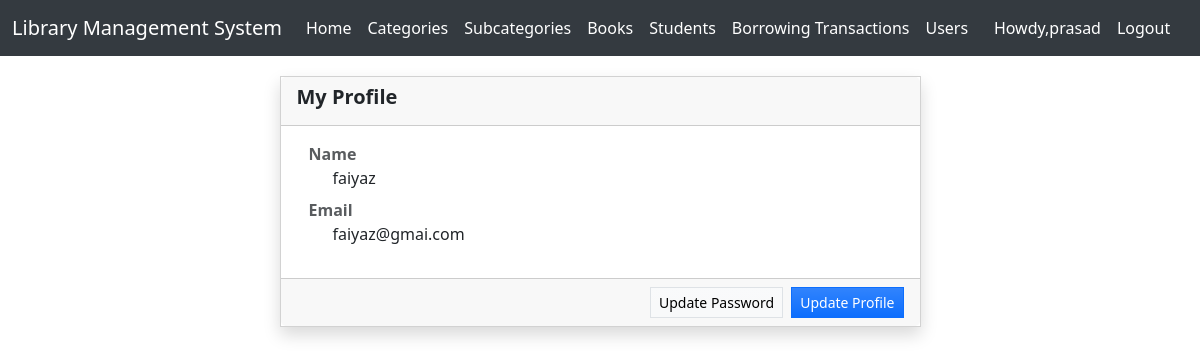
Screenshot of /profile/2/ (signed in) with the database file from the repository.
### authentication/models.py (models this page shows, shortened)
class CustomUser(AbstractUser):
    username=None
    name = models.CharField(max_length=100)
    email = models.EmailField(unique=True)
    USERNAME_FIELD = 'email'
    REQUIRED_FIELDS = ['name']
    objects = CustomUserManager()

### authentication/views.py (the view)
# urls.py: path('profile/<int:user_id>/',profile_page,name='profile'),
@login_required(login_url='/login/')
def profile_page(request,user_id):
    user=CustomUser.objects.get(id=user_id)
    context={'user':user}
    return render(request,'profile.html',context)

### authentication/templates/profile.html (shortened to what this page needs)
{% extends "base.html" %}
{% block start %}
<!DOCTYPE html>
<html lang="en">
<head>
    <link href="https://cdn.jsdelivr.net/npm/bootstrap@5.3.2/dist/css/bootstrap.min.css" rel="stylesheet">
</head>
<body>
<div class="container">
    <div class="row justify-content-center">
        <div class="col-lg-7 col-md-10 col-sm-12 col-xs-12">
            <div class="card shadow rounded-0">
                <div class="card-header">
                    <div class="h5 card-title fw-bold">My Profile</div>
                </div>
                <div class="card-body">
                    <div class="container-fluid">
                        <div class="row">
                            <div class="col-md-8">
                                <dl>
                                    <dt class="text-muted">Name</dt>
                                    <dd class="ps-4">{{ user.name }}</dd>
                                    <dt class="text-muted">Email</dt>
                                    <dd class="ps-4">{{ user.email }}</dd>
                                </dl>
                            </div>
                        </div>
                    </div>
                </div>
                <div class="card-footer">
                    <div class="d-flex w-100 text-end justify-content-end">
                        <a href="{% url 'change_password' user.id %}" class="btn btn btn-light border btn-sm bg-gradient rounded-0 me-2">Update Password</a>
                        <a href="{% url 'profile_update' user.id %}" class="btn btn btn-primary btn-sm bg-gradient rounded-0">Update Profile</a>
                    </div>
                </div>
            </div>
        </div>
    </div>
</div>
</body>
</html>
{% endblock start %}

### lms/templates/base.html (shortened to what this page needs)
<!DOCTYPE html>
<html lang="en">
<head>
    <link href="https://cdn.jsdelivr.net/npm/bootstrap@5.3.2/dist/css/bootstrap.min.css" rel="stylesheet">
</head>
<body>
    <nav class="navbar navbar-expand-sm navbar-light">
        <div class="container-fluid">
          <a class="navbar-brand" href="{% url 'home' %}">Library Management System</a>
          <div class="collapse navbar-collapse" id="navbarText">
            <ul class="navbar-nav me-auto mb-2 mb-lg-0">
              <li class="nav-item">
                <a class="nav-link active" aria-current="page" href="{% url 'home' %}">Home</a>
              </li>
              <li class="nav-item">
                <a class="nav-link active" href="{% url 'category_list' %}">Categories</a>
              </li>
              <li class="nav-item">
                <a class="nav-link active" href="{% url 'subcategory_list' %}">Subcategories</a>
              </li>
              <li class="nav-item">
                <a class="nav-link active" href="{% url 'book_list' %}">Books</a>
              </li>
              <li class="nav-item">
                <a class="nav-link active" href="{% url 'student_list' %}">Students</a>
              </li>
              <li class="nav-item">
                <a class="nav-link active" href="{% url 'transaction_list' %}">Borrowing Transactions</a>
              </li>
              {% if request.user.is_staff %}
              <li class="nav-item">
                <a class="nav-link active" href="{% url 'user_list' %}">Users</a>
              </li>
              {% endif %}
            </ul>
          <ul class="navbar-nav me-auto mb-2 mb-lg-0">
            <li class="nav-item">
            <a class="nav-link active" href="{% url 'profile' user.id %}">Howdy,{{request.user.name}}</a>
          </li>
            <li class="nav-item">
              <a class="nav-link active" href="{% url 'logout' %}">Logout</a>
            </li>
          </ul>
          </div>
        </div>
      </nav>
      {% block start %}
      {% endblock start %}
</body>
</html>

### lms/templates/base.html (style rules this page uses)
.navbar { margin-bottom: 20px; background-color: #343a40; }
.navbar .navbar-brand { color: #ffffff; }
.navbar .navbar-nav .nav-link { color: #ffffff !important; }

### rows the page displays
CustomUser: user.name "prasad"
CustomUser: name "faiyaz", email "faiyaz@gmai.com"
